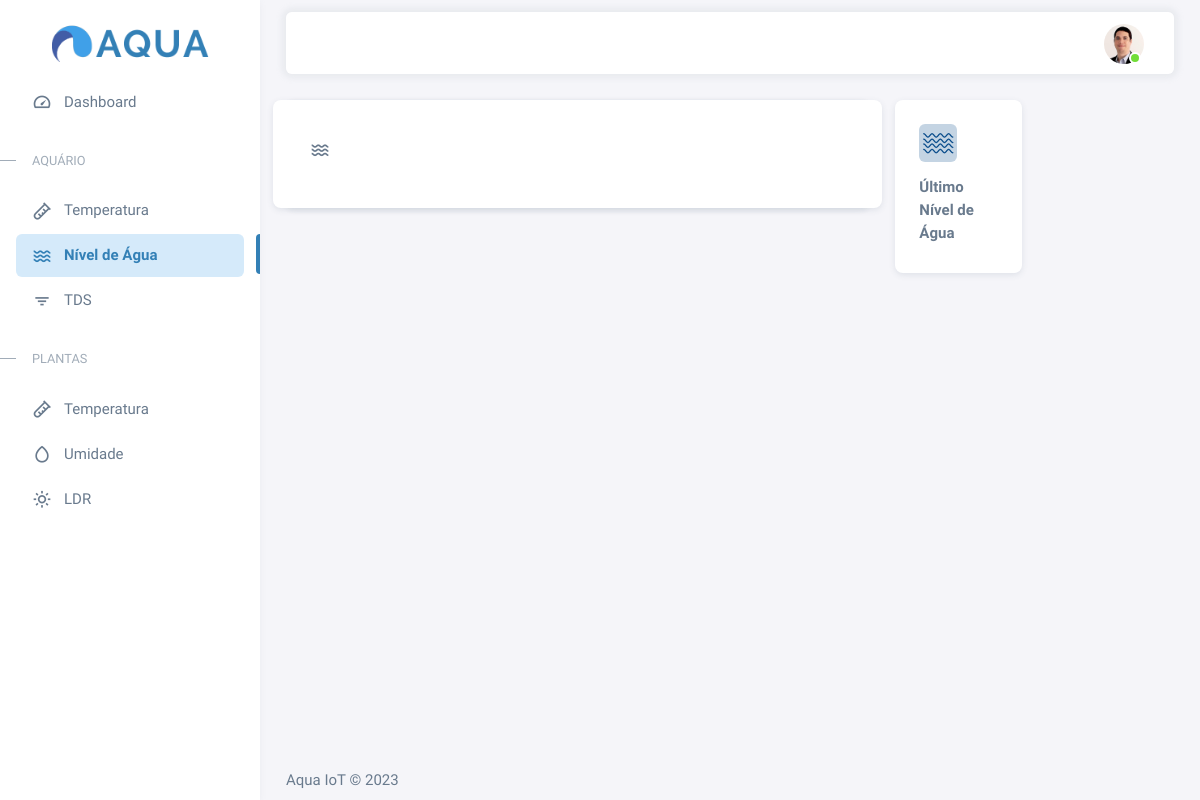
/nivel/, run on an earlier commit of the app's database.
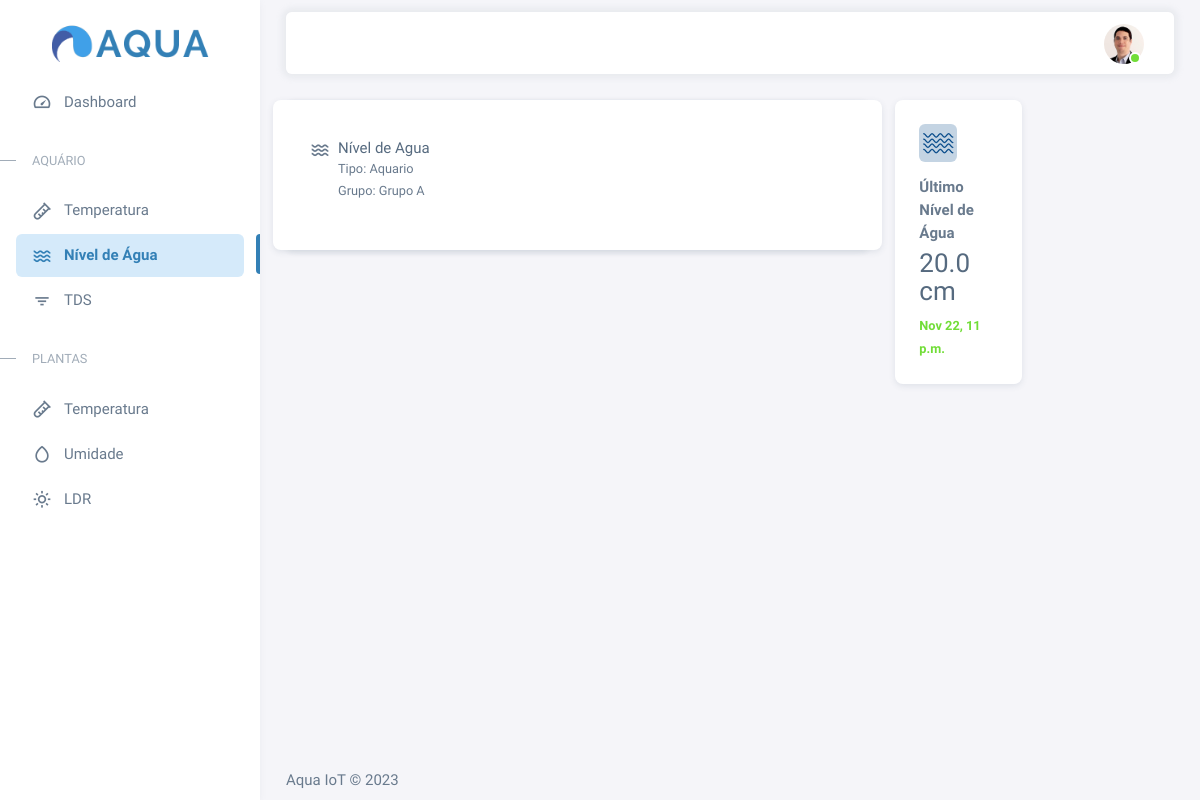
And on a later commit of the database.
### sensores/models.py (models this page shows, shortened)
class Sensor(models.Model):
  nome = models.CharField(max_length=50)
  tipo = models.CharField(max_length=50)
  grupo = models.CharField(max_length=50)
  data_criacao = models.DateTimeField(auto_now_add=True)
  class Meta:
    abstract = True

class NivelAgua(Sensor):
  nivel = models.FloatField(max_length=200, default='00')
  nivel_minimo = models.FloatField(max_length=200, default='30')
  unidade_medida = models.CharField(max_length=50, default='Centímetros')

### sensores/views.py (the view)
# urls.py: path('nivel/', views.nivelAgua, name='nivel'),
def nivelAgua(request):
  nivel = NivelAgua.objects.all()
  nivels = {'nivels': nivel}
  return render(request, "nivel.html", nivels)

### templates/nivel.html (shortened to what this page needs)
{% load static %} {% include "head.html" %}
<body>
  {% block content %}
  <div class="layout-wrapper layout-content-navbar">
    <div class="layout-container">
      {% include "menu.html" %}
      <div class="layout-page">
        {% include "navbar.html" %}
        <div class="content-wrapper">
          <div class="container-xxl flex-grow-1 container-p-y">
            <div class="row">
              <div class="col-lg-8 mb-4 order-0">
                <div class="card">
                  <div class="d-flex align-items-end row">
                    <div class="card h-100">
                      <div class="card-body px-0">
                        <div class="tab-content p-0">
                          <div
                            class="tab-pane fade show active"
                            id="navs-tabs-line-card-income"
                            role="tabpanel"
                          >
                            <div class="d-flex p-4 pt-3">
                              <i class="menu-icon tf-icons bx bx-water"></i>
                              <div>
                                {% for nivel in nivels %}
                                {% if forloop.last %}
                                <h6 class="mb-0 me-1">{{ nivel.nome }}</h6>
                                  <small class="mb-0 me-1">Tipo: {{ nivel.tipo }}</small>
                                  <br>
                                  <small class="mb-0 me-1">Grupo: {{ nivel.grupo }}</small>
                                {% endif %}
                                {% endfor %}
                              </div>
                            </div>
                          </div>
                        </div>
                      </div>
                    </div>
                  </div>
                </div>
              </div>
              <div class="col-lg-4 col-md-4 order-1">
                <div class="row">
                  <div class="col-lg-6 col-md-12 col-6 mb-4">
                    <div class="card">
                      <div class="card-body">
                        <div
                          class="card-title d-flex align-items-start justify-content-between"
                        >
                          <div class="avatar flex-shrink-0">
                            <img
                              src="{% static 'assets/img/icons/unicons/nivel.png' %}"
                              alt="chart success"
                              class="rounded"
                            />
                          </div>
                        </div>
                        <span class="fw-semibold d-block mb-1">Último Nível de Água</span>
                        {% for nivel in nivels %}
                        {% if forloop.last %}
                        <h3 class="card-title mb-2">{{ nivel.nivel }} cm</h3>
                        <small class="text-success fw-semibold"> {{ nivel.data_criacao|date:"M d, P" }}</small>
                        {% endif %}
                        {% endfor %}
                      </div>
                    </div>
                  </div>
                </div>
              </div>
            </div>
          </div>
        </div>
        {% endblock %}
        {% include "footer.html" %}
</body>

What changed in the data, as far as the page shows it:
added NivelAgua: nome "Nível de Agua", tipo "Aquario", grupo "Grupo A", nivel "20.0", data_criacao "Nov 22, 11 p.m."
